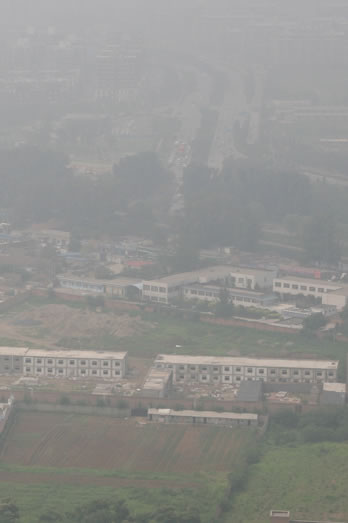
#> input picture Images/AA.jpg, 348 x 523 px
$ python -i __init__.py   (imports and definitions only)
#> lines starting #> are read from the running program, lines starting #| are printed output that depends on the picture
#> further down, picture is the input picture: shape (523, 348, 3); mean B, G, R 143.4, 146.1, 145.9
import cv2
import numpy as np
import copy


class image_dehazer():
    def __init__(self, airlightEstimation_windowSze=15, boundaryConstraint_windowSze=3, C0=20, C1=300,
                 regularize_lambda=0.1, sigma=0.5, delta=0.85, showHazeTransmissionMap=True):
        self.airlightEstimation_windowSze = airlightEstimation_windowSze
        self.boundaryConstraint_windowSze = boundaryConstraint_windowSze
        self.C0 = C0
        self.C1 = C1
        self.regularize_lambda = regularize_lambda
        self.sigma = sigma
        self.delta = delta
        self.showHazeTransmissionMap = showHazeTransmissionMap
        self._A = []
        self._transmission = []
        self._WFun = []

    def __AirlightEstimation(self, HazeImg):
        if (len(HazeImg.shape) == 3):
            for ch in range(len(HazeImg.shape)):
                kernel = np.ones((self.airlightEstimation_windowSze, self.airlightEstimation_windowSze), np.uint8)
                minImg = cv2.erode(HazeImg[:, :, ch], kernel)
                self._A.append(int(minImg.max()))
#> this loop made 3 passes
#> pass 1, in __AirlightEstimation, `minImg = cv2.erode(HazeImg[:, :, ch], kernel)`:
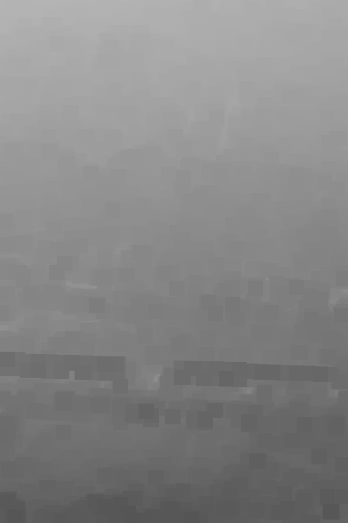
#> minImg: shape (523, 348); min 85, max 181, mean 134.6
#> after the loop, self._A = [181, 179, 179]
        else:
            kernel = np.ones((self.airlightEstimation_windowSze, self.airlightEstimation_windowSze), np.uint8)
            minImg = cv2.erode(HazeImg, kernel)
            self._A.append(int(minImg.max()))

# *******************************************************************
# Boundary Constraint
# Tb(x) = Min[Max(  Ac-Icx / Ac - C0  ,  Ac - Icx / Ac - C1  ) , 1 ]
# *******************************************************************
    def __BoundCon(self, HazeImg):
        if (len(HazeImg.shape) == 3):

            t_b = np.maximum((self._A[0] - HazeImg[:, :, 0].astype(float)) / (self._A[0] - self.C0),
                             (HazeImg[:, :, 0].astype(float) - self._A[0]) / (self.C1 - self._A[0]))
            t_g = np.maximum((self._A[1] - HazeImg[:, :, 1].astype(float)) / (self._A[1] - self.C0),
                             (HazeImg[:, :, 1].astype(float) - self._A[1]) / (self.C1 - self._A[1]))
            t_r = np.maximum((self._A[2] - HazeImg[:, :, 2].astype(float)) / (self._A[2] - self.C0),
                             (HazeImg[:, :, 2].astype(float) - self._A[2]) / (self.C1 - self._A[2]))

            MaxVal = np.maximum(t_b, t_g, t_r)
            self._Transmission = np.minimum(MaxVal, 1)
        else:
            self._Transmission = np.maximum((self._A[0] - HazeImg.astype(float)) / (self._A[0] - self.C0),
                                            (HazeImg.astype(float) - self._A[0]) / (self.C1 - self._A[0]))
            self._Transmission = np.minimum(self._Transmission, 1)

        kernel = np.ones((self.boundaryConstraint_windowSze, self.boundaryConstraint_windowSze), float)
        self._Transmission = cv2.morphologyEx(self._Transmission, cv2.MORPH_CLOSE, kernel=kernel)

    #(Robinson Compass Mask) for Edge-Detection
    def __LoadFilterBank(self):
        RobinFilter=[]
        RobinFilter.append(np.array([[-2, -1, 0], [-1, 0, 1], [0, 1, 2]]))
        RobinFilter.append(np.array([[-1, -2, -1], [0, 0, 0], [1, 2, 1]]))
        RobinFilter.append(np.array([[0, -1, -2], [1, 0, -1], [2, 1, 0]]))
        RobinFilter.append(np.array([[1, 0, -1], [2, 0, -2], [1, 0, -1]]))
        RobinFilter.append(np.array([[2, 1, 0], [1, 0, -1], [0, -1, -2]]))
        RobinFilter.append(np.array([[1, 2, 1], [0, 0, 0], [-1, -2, -1]]))
        RobinFilter.append(np.array([[0, 1, 2], [-1, 0, 1], [-2, -1, 0]]))
        RobinFilter.append(np.array([[-1, 0, 1], [-2, 0, 2], [-1, 0, 1]]))
        RobinFilter.append(np.array([[-1, -1, -1], [-1, 8, -1], [-1, -1, -1]]))
        return (RobinFilter)


    #*************************************
    # Weighting Function
    # W(x,y) = e^[(Ix-Iy)sqrt(2)/2Sigma^2
    #*************************************
    def __CalculateWeightingFunction(self, HazeImg, Filter):
        HazeImageDouble = HazeImg.astype(float) / 255.0
        if (len(HazeImg.shape) == 3):
            Red = HazeImageDouble[:, :, 2]
            d_r = self.__circularConvFilt(Red, Filter)

            Green = HazeImageDouble[:, :, 1]
            d_g = self.__circularConvFilt(Green, Filter)

            Blue = HazeImageDouble[:, :, 0]
            d_b = self.__circularConvFilt(Blue, Filter)

            return (np.exp(-((d_r ** 2) + (d_g ** 2) + (d_b ** 2)) / (2 * self.sigma * self.sigma)))
        else:
            d = self.__circularConvFilt(HazeImageDouble, Filter)
            return (np.exp(-((d ** 2) + (d ** 2) + (d ** 2)) / (2 * self.sigma * self.sigma)))

    def __circularConvFilt(self, Img, Filter):
        FilterHeight, FilterWidth = Filter.shape
        assert (FilterHeight == FilterWidth), 'Filter must be square in shape --> Height must be same as width'
        assert (FilterHeight % 2 == 1), 'Filter dimension must be a odd number.'

        filterHalsSize = int((FilterHeight - 1) / 2)
        rows, cols = Img.shape
        PaddedImg = cv2.copyMakeBorder(Img, filterHalsSize, filterHalsSize, filterHalsSize, filterHalsSize,
                                       borderType=cv2.BORDER_WRAP)
        FilteredImg = cv2.filter2D(PaddedImg, -1, Filter)
        Result = FilteredImg[filterHalsSize:rows + filterHalsSize, filterHalsSize:cols + filterHalsSize]
        return (Result)

    def __CalTransmission(self, HazeImg):
        rows, cols = self._Transmission.shape
#> rows = 523; cols = 348
        RobinFilter = self.__LoadFilterBank()

        # Normalize the filters
        for idx, currentFilter in enumerate(RobinFilter):
            RobinFilter[idx] = RobinFilter[idx] / np.linalg.norm(currentFilter)

        WFun = []
        for idx, currentFilter in enumerate(RobinFilter):
            WFun.append(self.__CalculateWeightingFunction(HazeImg, currentFilter))
#> after the loop, WFun = 9 items

        tF = np.fft.fft2(self._Transmission)
        DS = 0

        for i in range(len(RobinFilter)):
            D = self.__psf2otf(RobinFilter[i], (rows, cols))

            DS = DS + (abs(D) ** 2)
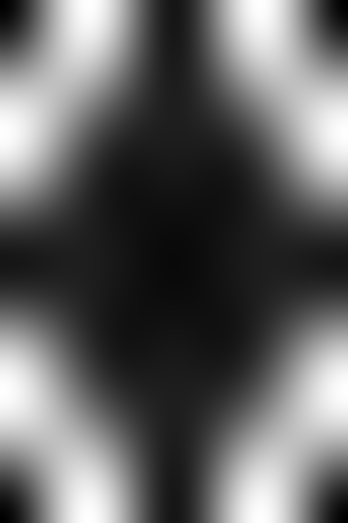
#> DS: shape (523, 348) float64; min 3.28e-31, max 23.18, mean 9; drawn with min black and max white

        beta = 1
        beta_max = 2 ** 4
        beta_rate = 2 * np.sqrt(2)

        while (beta < beta_max):
            gamma = self.regularize_lambda / beta

            DU = 0
            for i in range(len(RobinFilter)):
                dt = self.__circularConvFilt(self._Transmission, RobinFilter[i])
                u = np.maximum((abs(dt) - (WFun[i] / (len(RobinFilter) * beta))), 0) * np.sign(dt)
                DU = DU + np.fft.fft2(self.__circularConvFilt(u, cv2.flip(RobinFilter[i], -1)))

            self._Transmission = np.abs(np.fft.ifft2((gamma * tF + DU) / (gamma + DS)))
            beta = beta * beta_rate
#> this loop made 3 passes
#> gamma on passes 1 to 3: 0.1, 0.0354, 0.0125
#> pass 1, in __circularConvFilt (call 28), `FilteredImg = cv2.filter2D(PaddedImg, -1, Filter)`:
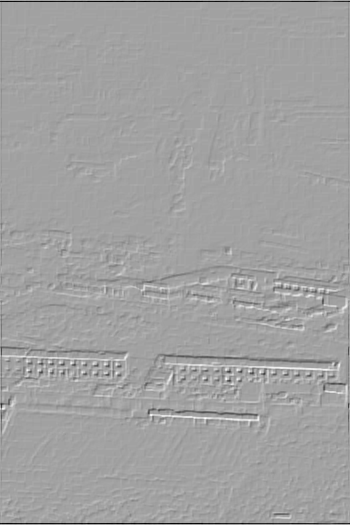
#> FilteredImg: shape (525, 350) float64; min -0.497, max 0.287, mean 9.28e-19; drawn with min black and max white
#> pass 1, in __circularConvFilt (call 29), `PaddedImg = cv2.copyMakeBorder(Img, filterHalsSize, filterHalsSize, fi..`:
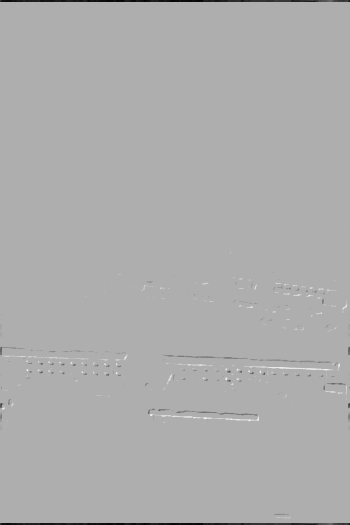
#> PaddedImg: shape (525, 350) float64; min -0.433, max 0.198, mean -0.00276; drawn with min black and max white
#> after the loop:
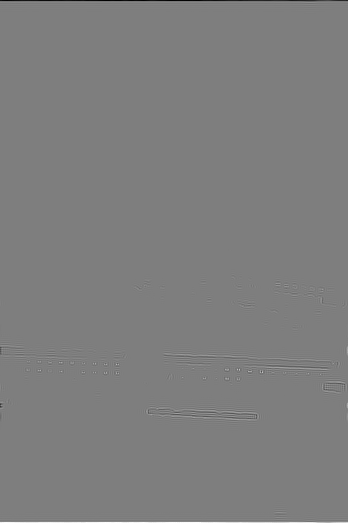
#> dt: shape (523, 348) float64; min -0.155, max 0.158, mean 0; drawn with min black and max white
#> after the loop:
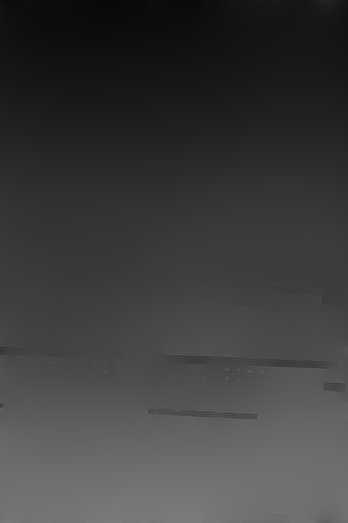
#> self._Transmission: shape (523, 348) float64; min 0.0275, max 0.49, mean 0.241
#> after the loop, beta = 22.63

        if (self.showHazeTransmissionMap):
            cv2.imshow("Haze Transmission Map", self._Transmission)
            cv2.waitKey(1)

    def __removeHaze(self, HazeImg):
        '''
        :param HazeImg: Hazy input image
        :param Transmission: estimated transmission
        :param A: estimated airlight
        :param delta: fineTuning parameter for dehazing --> default = 0.85
        :return: result --> Dehazed image
        '''

        epsilon = 0.0001
        Transmission = pow(np.maximum(abs(self._Transmission), epsilon), self.delta)

        HazeCorrectedImage = copy.deepcopy(HazeImg)
        if (len(HazeImg.shape) == 3):
            for ch in range(len(HazeImg.shape)):
                temp = ((HazeImg[:, :, ch].astype(float) - self._A[ch]) / Transmission) + self._A[ch]
                temp = np.maximum(np.minimum(temp, 255), 0)
                HazeCorrectedImage[:, :, ch] = temp
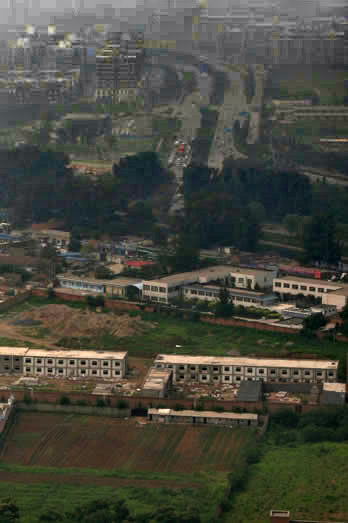
#> HazeCorrectedImage: shape (523, 348, 3); mean B, G, R 62.1, 72.5, 71.6
        else:
            temp = ((HazeImg.astype(float) - self._A[0]) / Transmission) + self._A[0]
            temp = np.maximum(np.minimum(temp, 255), 0)
            HazeCorrectedImage = temp
        return (HazeCorrectedImage)

    def __psf2otf(self, psf, shape):
        if np.all(psf == 0):
            return np.zeros_like(psf)

        inshape = psf.shape

        psf = self.__zero_pad(psf, shape, position='corner')

        for axis, axis_size in enumerate(inshape):
            psf = np.roll(psf, -int(axis_size / 2), axis=axis)


        otf = np.fft.fft2(psf)

        n_ops = np.sum(psf.size * np.log2(psf.shape))
        otf = np.real_if_close(otf, tol=n_ops)

        return otf

    def __zero_pad(self, image, shape, position='corner'):
        shape = np.asarray(shape, dtype=int)
        imshape = np.asarray(image.shape, dtype=int)

        if np.alltrue(imshape == shape):
            return image

        if np.any(shape <= 0):
            raise ValueError("ZERO_PAD: null or negative shape given")

        dshape = shape - imshape
        if np.any(dshape < 0):
            raise ValueError("ZERO_PAD: target size smaller than source one")

        pad_img = np.zeros(shape, dtype=image.dtype)

        idx, idy = np.indices(imshape)

        if position == 'center':
            if np.any(dshape % 2 != 0):
                raise ValueError("ZERO_PAD: source and target shapes "
                                 "have different parity.")
            offx, offy = dshape // 2
        else:
            offx, offy = (0, 0)

        pad_img[idx + offx, idy + offy] = image

        return pad_img

    def remove_haze(self, HazeImg):
        self.__AirlightEstimation(HazeImg)
        self.__BoundCon(HazeImg)
        self.__CalTransmission(HazeImg)
        haze_corrected_img = self.__removeHaze(HazeImg)
        HazeTransmissionMap = self._Transmission
        return (haze_corrected_img, HazeTransmissionMap)


def remove_haze(HazeImg, airlightEstimation_windowSze=15, boundaryConstraint_windowSze=3, C0=20, C1=300,
                regularize_lambda=0.1, sigma=0.5, delta=0.85, showHazeTransmissionMap=True):
    Dehazer = image_dehazer(airlightEstimation_windowSze=airlightEstimation_windowSze,
                            boundaryConstraint_windowSze=boundaryConstraint_windowSze, C0=C0, C1=C1,
                            regularize_lambda=regularize_lambda, sigma=sigma, delta=delta,
                            showHazeTransmissionMap=showHazeTransmissionMap)
    HazeCorrectedImg, HazeTransmissionMap = Dehazer.remove_haze(HazeImg)
    return (HazeCorrectedImg, HazeTransmissionMap)

>>> import cv2
>>> picture = cv2.imread('../Images/AA.jpg')
>>> result = image_dehazer().remove_haze(picture)

$ run again, on Images/BB.jpg
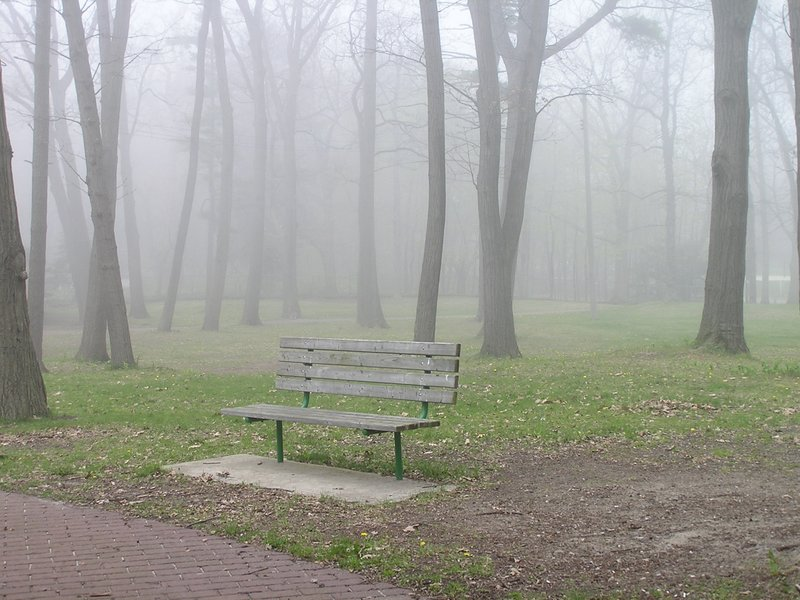
#> input picture Images/BB.jpg, 800 x 600 px
#> picture is the input picture: shape (600, 800, 3); mean B, G, R 153, 160.2, 159.8
#> after the loop in __AirlightEstimation, `for ch in range(len(HazeImg.shape)):`: self._A = [249, 242, 238]
#> after the loop in __CalTransmission, `for idx, currentFilter in enumerate(RobinFilter):`: WFun = 9 items
#> the loop in __CalTransmission, `while (beta < beta_max):` made 3 passes
#> gamma on passes 1 to 3: 0.1, 0.0354, 0.0125
#> after the loop in __CalTransmission, `while (beta < beta_max):`:
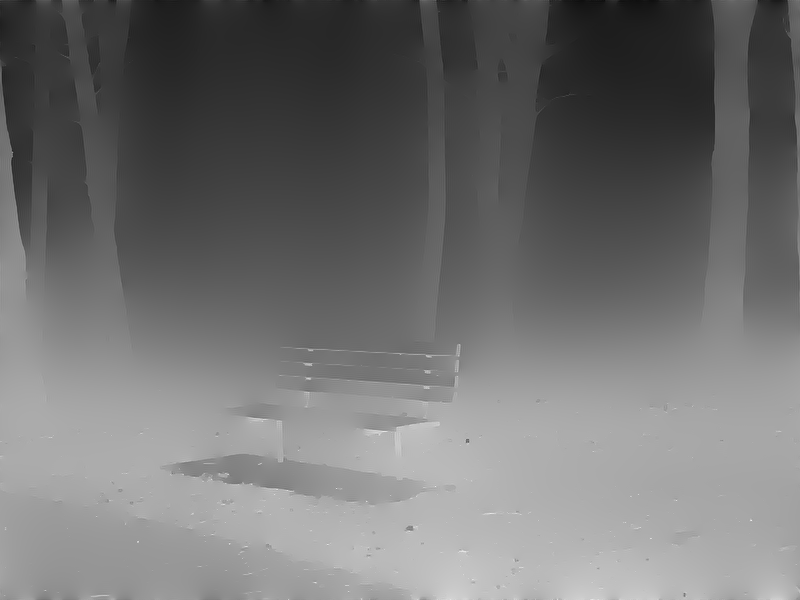
#> self._Transmission: shape (600, 800) float64; min 0.0532, max 0.93, mean 0.445
#> after the loop in __CalTransmission, `while (beta < beta_max):`: beta = 22.63
#> after the loop in __removeHaze, `for ch in range(len(HazeImg.shape)):`:
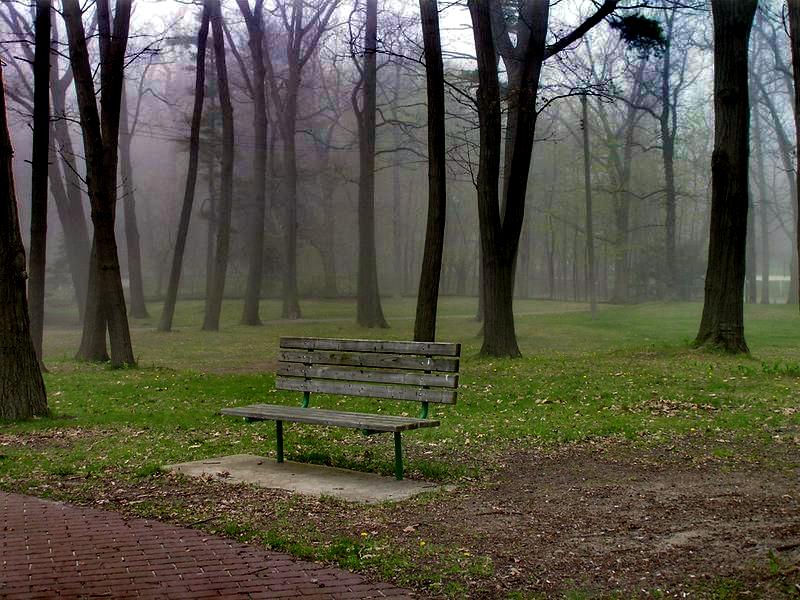
#> HazeCorrectedImage: shape (600, 800, 3); mean B, G, R 67.1, 81.8, 84
